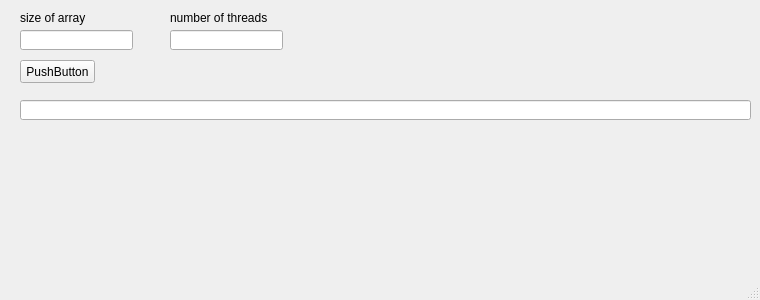
<?xml version="1.0" encoding="UTF-8"?>
<ui version="4.0">
 <class>MainWindow</class>
 <widget class="QMainWindow" name="MainWindow">
  <property name="geometry">
   <rect>
    <x>0</x>
    <y>0</y>
    <width>760</width>
    <height>300</height>
   </rect>
  </property>
  <property name="windowTitle">
   <string>MainWindow</string>
  </property>
  <widget class="QWidget" name="centralWidget">
   <widget class="QLabel" name="label">
    <property name="geometry">
     <rect>
      <x>20</x>
      <y>10</y>
      <width>141</width>
      <height>16</height>
     </rect>
    </property>
    <property name="text">
     <string>size of array</string>
    </property>
   </widget>
   <widget class="QLineEdit" name="lineEditN">
    <property name="geometry">
     <rect>
      <x>20</x>
      <y>30</y>
      <width>113</width>
      <height>20</height>
     </rect>
    </property>
   </widget>
   <widget class="QLabel" name="label_2">
    <property name="geometry">
     <rect>
      <x>170</x>
      <y>10</y>
      <width>111</width>
      <height>16</height>
     </rect>
    </property>
    <property name="text">
     <string>number of threads</string>
    </property>
   </widget>
   <widget class="QLineEdit" name="lineEditNumThreads">
    <property name="geometry">
     <rect>
      <x>170</x>
      <y>30</y>
      <width>113</width>
      <height>20</height>
     </rect>
    </property>
   </widget>
   <widget class="QPushButton" name="pushButton">
    <property name="geometry">
     <rect>
      <x>20</x>
      <y>60</y>
      <width>75</width>
      <height>23</height>
     </rect>
    </property>
    <property name="text">
     <string>PushButton</string>
    </property>
   </widget>
   <widget class="QLineEdit" name="lineEditRes">
    <property name="geometry">
     <rect>
      <x>20</x>
      <y>100</y>
      <width>731</width>
      <height>20</height>
     </rect>
    </property>
   </widget>
  </widget>
  <widget class="QMenuBar" name="menuBar">
   <property name="geometry">
    <rect>
     <x>0</x>
     <y>0</y>
     <width>760</width>
     <height>21</height>
    </rect>
   </property>
  </widget>
  <widget class="QStatusBar" name="statusBar"/>
 </widget>
 <layoutdefault spacing="6" margin="11"/>
 <resources/>
 <connections/>
</ui>
